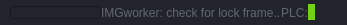
              <widget class="QFrame" name="frame_grip">
               <property name="minimumSize">
                <size>
                 <width>0</width>
                 <height>25</height>
                </size>
               </property>
               <property name="maximumSize">
                <size>
                 <width>16777215</width>
                 <height>25</height>
                </size>
               </property>
               <property name="styleSheet">
                <string notr="true">background-color: rgb(33, 37, 43);</string>
               </property>
               <property name="frameShape">
                <enum>QFrame::NoFrame</enum>
               </property>
               <property name="frameShadow">
                <enum>QFrame::Raised</enum>
               </property>
               <layout class="QHBoxLayout" name="horizontalLayout_6">
                <property name="spacing">
                 <number>0</number>
                </property>
                <property name="leftMargin">
                 <number>0</number>
                </property>
                <property name="topMargin">
                 <number>0</number>
                </property>
                <property name="rightMargin">
                 <number>2</number>
                </property>
                <property name="bottomMargin">
                 <number>0</number>
                </property>
                <item>
                 <widget class="QFrame" name="frame_label_bottom">
                  <property name="frameShape">
                   <enum>QFrame::NoFrame</enum>
                  </property>
                  <property name="frameShadow">
                   <enum>QFrame::Raised</enum>
                  </property>
                  <layout class="QHBoxLayout" name="horizontalLayout_7">
                   <property name="spacing">
                    <number>0</number>
                   </property>
                   <property name="leftMargin">
                    <number>10</number>
                   </property>
                   <property name="topMargin">
                    <number>0</number>
                   </property>
                   <property name="rightMargin">
                    <number>10</number>
                   </property>
                   <property name="bottomMargin">
                    <number>0</number>
                   </property>
                   <item>
                    <widget class="QProgressBar" name="progressBar_proc">
                     <property name="maximumSize">
                      <size>
                       <width>300</width>
                       <height>13</height>
                      </size>
                     </property>
                     <property name="value">
                      <number>0</number>
                     </property>
                     <property name="textVisible">
                      <bool>false</bool>
                     </property>
                    </widget>
                   </item>
                   <item>
                    <widget class="QLabel" name="label_current_operation">
                     <property name="font">
                      <font>
                       <family>Segoe UI</family>
                      </font>
                     </property>
                     <property name="styleSheet">
                      <string notr="true">color: rgb(98, 103, 111);</string>
                     </property>
                     <property name="text">
                      <string>IMGworker: check for lock frame..</string>
                     </property>
                    </widget>
                   </item>
                   <item>
                    <widget class="QLabel" name="label_version">
                     <property name="maximumSize">
                      <size>
                       <width>50</width>
                       <height>16777215</height>
                      </size>
                     </property>
                     <property name="font">
                      <font>
                       <family>Segoe UI</family>
                      </font>
                     </property>
                     <property name="styleSheet">
                      <string notr="true">color: rgb(98, 103, 111);</string>
                     </property>
                     <property name="text">
                      <string>PLC:</string>
                     </property>
                     <property name="alignment">
                      <set>Qt::AlignCenter</set>
                     </property>
                    </widget>
                   </item>
                   <item>
                    <widget class="QLabel" name="plc_watchdog_indicator">
                     <property name="sizePolicy">
                      <sizepolicy hsizetype="Fixed" vsizetype="Fixed">
                       <horstretch>0</horstretch>
                       <verstretch>0</verstretch>
                      </sizepolicy>
                     </property>
                     <property name="maximumSize">
                      <size>
                       <width>16</width>
                       <height>16</height>
                      </size>
                     </property>
                     <property name="styleSheet">
                      <string notr="true">	background-color: rgb(115, 210, 22);
</string>
                     </property>
                     <property name="text">
                      <string/>
                     </property>
                    </widget>
                   </item>
                  </layout>
                 </widget>
                </item>
                <item>
                 <widget class="QFrame" name="frame_size_grip">
                  <property name="minimumSize">
                   <size>
                    <width>20</width>
                    <height>20</height>
                   </size>
                  </property>
                  <property name="maximumSize">
                   <size>
                    <width>20</width>
                    <height>20</height>
                   </size>
                  </property>
                  <property name="styleSheet">
                   <string notr="true">QSizeGrip {
	background-image: url(:/16x16/icons/16x16/cil-size-grip.png);
	background-position: center;
	background-repeat: no-reperat;
}</string>
                  </property>
                  <property name="frameShape">
                   <enum>QFrame::NoFrame</enum>
                  </property>
                  <property name="frameShadow">
                   <enum>QFrame::Raised</enum>
                  </property>
                 </widget>
                </item>
               </layout>
              </widget>
